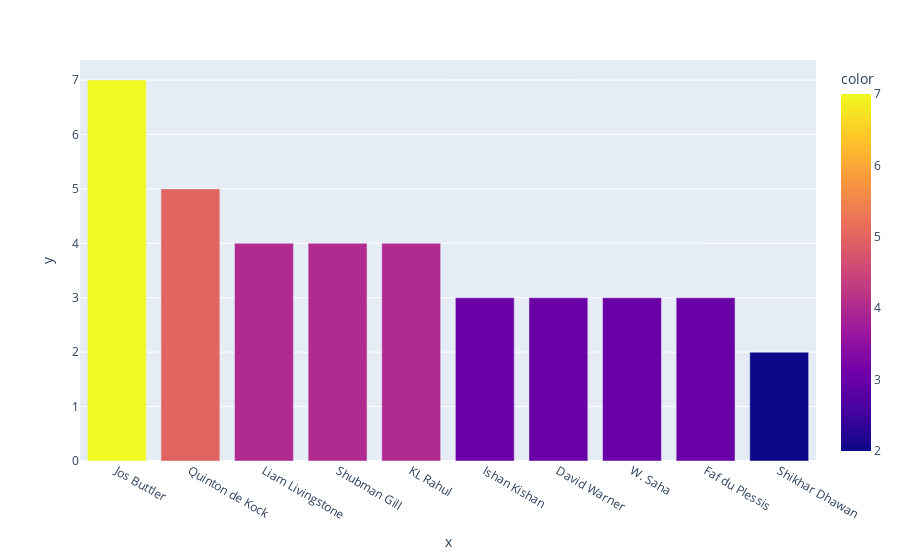

The code cell stored with this chart in its notebook:
### Code cell
px.bar(x=top_scorers.index, y=top_scorers.values, color=top_scorers.values)

### Figure 1 — Plotly figure (JSON) as saved in the notebook; plotly's stock layout.template omitted (floating-point values rounded to 4 significant figures)
{"data": [{"hovertemplate": "x=%{x}<br>y=%{y}<br>color=%{marker.color}<extra></extra>", "legendgroup": "", "marker": {"color": [7, 5, 4, 4, 4, 3, 3, 3, 3, 2], "coloraxis": "coloraxis", "pattern": {"shape": ""}}, "name": "", "orientation": "v", "showlegend": false, "textposition": "auto", "type": "bar", "x": ["Jos Buttler", "Quinton de Kock", "Liam Livingstone", "Shubman Gill", "KL Rahul", "Ishan Kishan", "David Warner", "W. Saha", "Faf du Plessis", "Shikhar Dhawan"], "xaxis": "x", "y": [7, 5, 4, 4, 4, 3, 3, 3, 3, 2], "yaxis": "y"}], "layout": {"barmode": "relative", "coloraxis": {"colorbar": {"title": {"text": "color"}}, "colorscale": [[0, "#0d0887"], [0.1111, "#46039f"], [0.2222, "#7201a8"], [0.3333, "#9c179e"], [0.4444, "#bd3786"], [0.5556, "#d8576b"], [0.6667, "#ed7953"], [0.7778, "#fb9f3a"], [0.8889, "#fdca26"], [1, "#f0f921"]]}, "legend": {"tracegroupgap": 0}, "margin": {"t": 60}, "xaxis": {"anchor": "y", "domain": [0, 1], "title": {"text": "x"}}, "yaxis": {"anchor": "x", "domain": [0, 1], "title": {"text": "y"}}}}
